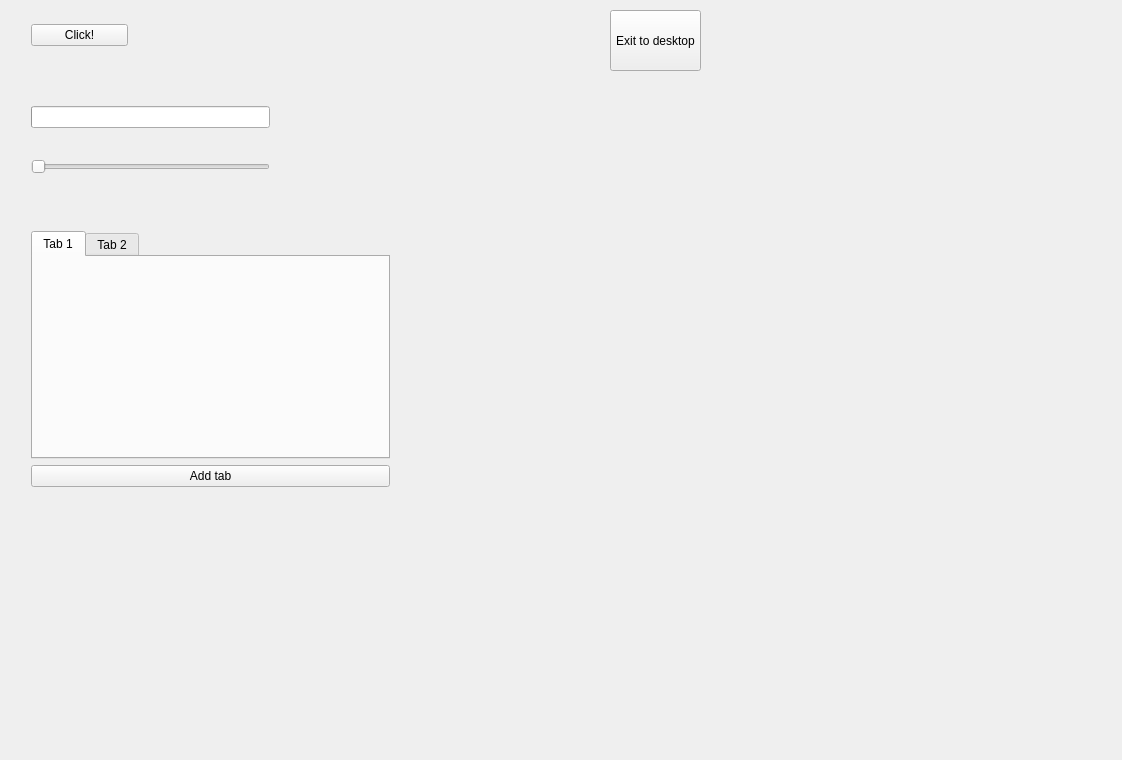
<?xml version="1.0" encoding="UTF-8"?>
<ui version="4.0">
 <class>MachineInterfaceClass</class>
 <widget class="QMainWindow" name="MachineInterfaceClass">
  <property name="geometry">
   <rect>
    <x>0</x>
    <y>0</y>
    <width>1122</width>
    <height>760</height>
   </rect>
  </property>
  <property name="sizePolicy">
   <sizepolicy hsizetype="Maximum" vsizetype="Maximum">
    <horstretch>0</horstretch>
    <verstretch>0</verstretch>
   </sizepolicy>
  </property>
  <property name="windowTitle">
   <string>MachineInterface</string>
  </property>
  <widget class="QWidget" name="centralWidget">
   <property name="sizePolicy">
    <sizepolicy hsizetype="Maximum" vsizetype="Maximum">
     <horstretch>0</horstretch>
     <verstretch>0</verstretch>
    </sizepolicy>
   </property>
   <widget class="QPushButton" name="pushButton_2">
    <property name="geometry">
     <rect>
      <x>610</x>
      <y>10</y>
      <width>91</width>
      <height>61</height>
     </rect>
    </property>
    <property name="text">
     <string>Exit to desktop</string>
    </property>
   </widget>
   <widget class="QWidget" name="verticalLayoutWidget">
    <property name="geometry">
     <rect>
      <x>20</x>
      <y>220</y>
      <width>381</width>
      <height>278</height>
     </rect>
    </property>
    <layout class="QVBoxLayout" name="verticalLayout_2">
     <item>
      <widget class="QTabWidget" name="tabWidget">
       <property name="currentIndex">
        <number>0</number>
       </property>
       <property name="movable">
        <bool>true</bool>
       </property>
       <widget class="QWidget" name="tab">
        <property name="minimumSize">
         <size>
          <width>373</width>
          <height>220</height>
         </size>
        </property>
        <attribute name="title">
         <string>Tab 1</string>
        </attribute>
       </widget>
       <widget class="QWidget" name="tab_2">
        <property name="minimumSize">
         <size>
          <width>373</width>
          <height>220</height>
         </size>
        </property>
        <attribute name="title">
         <string>Tab 2</string>
        </attribute>
       </widget>
      </widget>
     </item>
     <item>
      <widget class="QPushButton" name="addTab_button">
       <property name="text">
        <string>Add tab</string>
       </property>
      </widget>
     </item>
    </layout>
   </widget>
   <widget class="QWidget" name="layoutWidget">
    <property name="geometry">
     <rect>
      <x>20</x>
      <y>10</y>
      <width>221</width>
      <height>51</height>
     </rect>
    </property>
    <layout class="QHBoxLayout" name="horizontalLayout">
     <item>
      <widget class="QPushButton" name="pushButton">
       <property name="text">
        <string>Click!</string>
       </property>
      </widget>
     </item>
     <item>
      <widget class="QLabel" name="label">
       <property name="text">
        <string/>
       </property>
      </widget>
     </item>
    </layout>
   </widget>
   <widget class="QWidget" name="layoutWidget">
    <property name="geometry">
     <rect>
      <x>20</x>
      <y>70</y>
      <width>261</width>
      <height>141</height>
     </rect>
    </property>
    <layout class="QVBoxLayout" name="verticalLayout">
     <item>
      <widget class="QProgressBar" name="progressBar">
       <property name="value">
        <number>0</number>
       </property>
       <property name="textVisible">
        <bool>false</bool>
       </property>
       <property name="invertedAppearance">
        <bool>false</bool>
       </property>
       <property name="textDirection">
        <enum>QProgressBar::BottomToTop</enum>
       </property>
      </widget>
     </item>
     <item>
      <widget class="QSlider" name="horizontalSlider">
       <property name="maximum">
        <number>100</number>
       </property>
       <property name="orientation">
        <enum>Qt::Horizontal</enum>
       </property>
      </widget>
     </item>
    </layout>
   </widget>
  </widget>
 </widget>
 <layoutdefault spacing="6" margin="11"/>
 <resources>
  <include location="MachineInterface.qrc"/>
 </resources>
 <connections/>
</ui>
